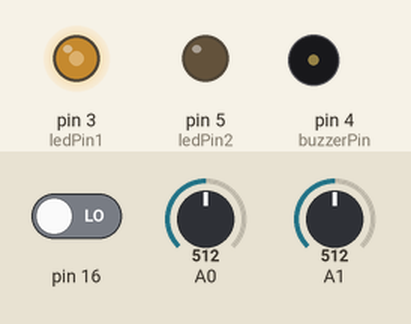
Simulated run of this sketch. Board: Arduino Uno, built with avr-gcc and run on an emulated ATmega328P. Shown: output pins drawn as LEDs (lit = HIGH), buzzer (waves = sounding, pin HIGH). The test bench sets the inputs (shaded band); at power-on: A0 = 512, pin 16 LOW, A1 = 512.

Above: at 1.2 s.
1.3 s: A0 set to 716
At 2.3 s:
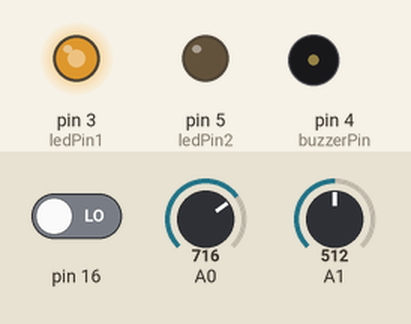
2.8 s: pin 16 driven HIGH
At 3.5 s:
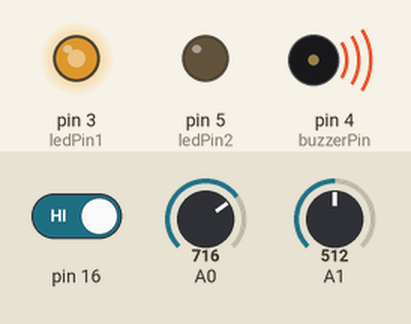
4.3 s: A0 set to 900
At 4.6 s:
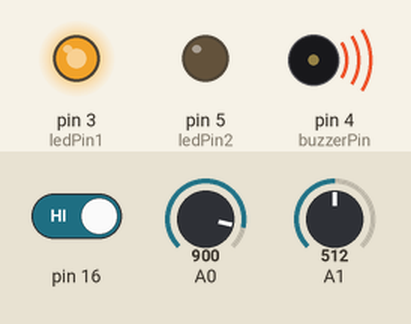
5.8 s: pin 16 driven LOW
At 6.9 s:
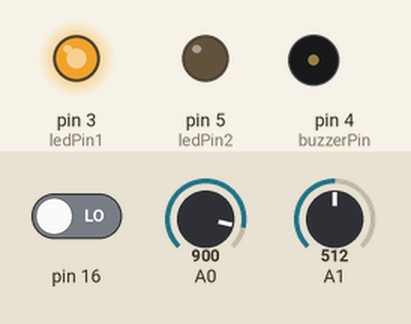
7.3 s: A0 set to 122
At 8.1 s:
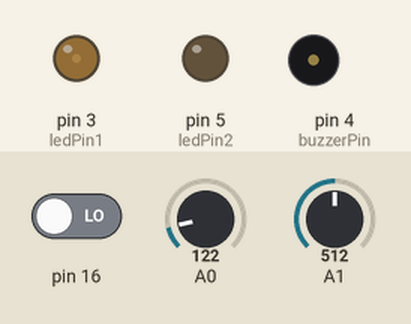
8.8 s: pin 16 driven HIGH
At 9.2 s:
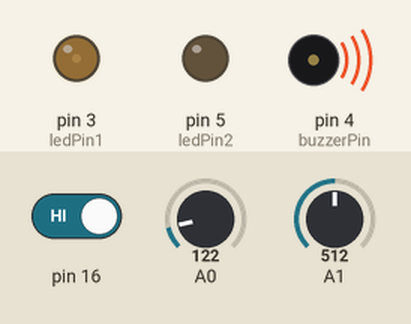
Timing chart, 0 to 11.3 s (numbered marks = the images above; inputs shaded):
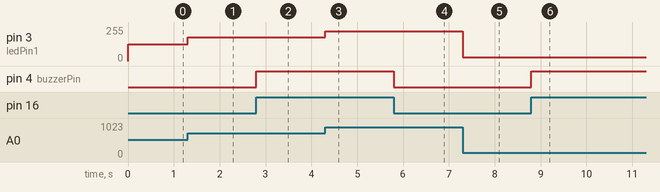

The sketch:

sketch_aug31c.ino
```cpp
int ledPin1 = 3;
int ledPin2 = 5;
int buzzerPin = 4;
int brightness = 0;

void setup() {
  // put your setup code here, to run once:
  Serial.begin(9600);
  pinMode(ledPin1, OUTPUT);
  pinMode(ledPin2, OUTPUT);
  pinMode(buzzerPin, OUTPUT);
  pinMode(16, INPUT);
}

void loop() {
  // put your main code here, to run repeatedly:
  int brightness1 = analogRead(A0);
  int brightness2=analogRead(A1);
  brightness1 = map(brightness1, 0, 1023, 0, 255);
  brightness2 = map(brightness2, 0, 1023, 0, 255);
  analogWrite(ledPin1, brightness1);
  analogWrite(ledPin1, brightness1);
  if (digitalRead(16)) {
    digitalWrite(buzzerPin, HIGH);
  } else {
    digitalWrite(buzzerPin, LOW);
  }
}
```

Measured:
- after the input at 1.3 s, pin 3 (ledPin1): 127/255 → 178/255 at once
- after the input at 2.8 s, pin 4 (buzzerPin): LOW → HIGH at once
- after the input at 4.3 s, pin 3 (ledPin1): 178/255 → 224/255 at once
- after the input at 5.8 s, pin 4 (buzzerPin): HIGH → LOW at once
- after the input at 7.3 s, pin 3 (ledPin1): 224/255 → 30/255 at once
- after the input at 8.8 s, pin 4 (buzzerPin): LOW → HIGH at once
